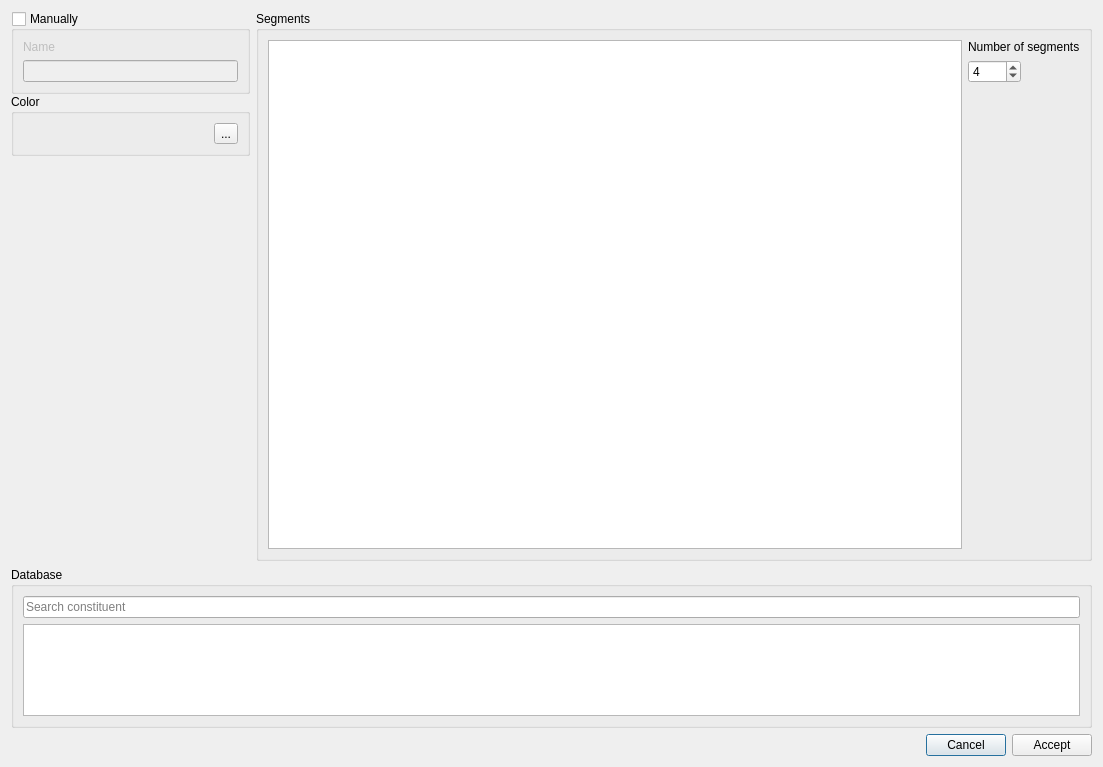
<?xml version="1.0" encoding="UTF-8"?>
<ui version="4.0">
 <class>ConstituentsDialog</class>
 <widget class="QDialog" name="ConstituentsDialog">
  <property name="geometry">
   <rect>
    <x>0</x>
    <y>0</y>
    <width>1103</width>
    <height>767</height>
   </rect>
  </property>
  <property name="windowTitle">
   <string>Constituent and Segments settings</string>
  </property>
  <layout class="QVBoxLayout" name="verticalLayout_2">
   <item>
    <widget class="QWidget" name="widget_3" native="true">
     <property name="sizePolicy">
      <sizepolicy hsizetype="Preferred" vsizetype="Expanding">
       <horstretch>0</horstretch>
       <verstretch>7</verstretch>
      </sizepolicy>
     </property>
     <property name="maximumSize">
      <size>
       <width>16777215</width>
       <height>550</height>
      </size>
     </property>
     <layout class="QHBoxLayout" name="horizontalLayout_2">
      <property name="leftMargin">
       <number>0</number>
      </property>
      <property name="topMargin">
       <number>0</number>
      </property>
      <property name="rightMargin">
       <number>0</number>
      </property>
      <property name="bottomMargin">
       <number>0</number>
      </property>
      <item>
       <widget class="QWidget" name="widget_4" native="true">
        <property name="sizePolicy">
         <sizepolicy hsizetype="Minimum" vsizetype="Preferred">
          <horstretch>2</horstretch>
          <verstretch>0</verstretch>
         </sizepolicy>
        </property>
        <layout class="QVBoxLayout" name="verticalLayout">
         <property name="spacing">
          <number>0</number>
         </property>
         <property name="leftMargin">
          <number>0</number>
         </property>
         <property name="topMargin">
          <number>0</number>
         </property>
         <property name="rightMargin">
          <number>0</number>
         </property>
         <item>
          <widget class="QGroupBox" name="f_manuallyGroupBox">
           <property name="sizePolicy">
            <sizepolicy hsizetype="Preferred" vsizetype="Preferred">
             <horstretch>0</horstretch>
             <verstretch>0</verstretch>
            </sizepolicy>
           </property>
           <property name="title">
            <string>Manually</string>
           </property>
           <property name="checkable">
            <bool>true</bool>
           </property>
           <property name="checked">
            <bool>false</bool>
           </property>
           <layout class="QGridLayout" name="gridLayout_6">
            <item row="1" column="0">
             <widget class="QLineEdit" name="f_name">
              <property name="sizePolicy">
               <sizepolicy hsizetype="Preferred" vsizetype="Fixed">
                <horstretch>0</horstretch>
                <verstretch>0</verstretch>
               </sizepolicy>
              </property>
             </widget>
            </item>
            <item row="0" column="0">
             <widget class="QLabel" name="label_2">
              <property name="text">
               <string>Name</string>
              </property>
             </widget>
            </item>
           </layout>
          </widget>
         </item>
         <item>
          <widget class="QGroupBox" name="groupBox">
           <property name="sizePolicy">
            <sizepolicy hsizetype="Preferred" vsizetype="Preferred">
             <horstretch>0</horstretch>
             <verstretch>0</verstretch>
            </sizepolicy>
           </property>
           <property name="title">
            <string>Color</string>
           </property>
           <layout class="QGridLayout" name="gridLayout_4">
            <item row="0" column="0">
             <widget class="QLabel" name="f_color">
              <property name="text">
               <string/>
              </property>
             </widget>
            </item>
            <item row="0" column="1">
             <widget class="QToolButton" name="f_colorSelect">
              <property name="text">
               <string>...</string>
              </property>
             </widget>
            </item>
           </layout>
          </widget>
         </item>
         <item>
          <spacer name="verticalSpacer_2">
           <property name="orientation">
            <enum>Qt::Vertical</enum>
           </property>
           <property name="sizeHint" stdset="0">
            <size>
             <width>115</width>
             <height>340</height>
            </size>
           </property>
          </spacer>
         </item>
        </layout>
       </widget>
      </item>
      <item>
       <widget class="QWidget" name="widget_5" native="true">
        <property name="sizePolicy">
         <sizepolicy hsizetype="Expanding" vsizetype="Preferred">
          <horstretch>7</horstretch>
          <verstretch>0</verstretch>
         </sizepolicy>
        </property>
        <layout class="QGridLayout" name="gridLayout_2">
         <property name="leftMargin">
          <number>0</number>
         </property>
         <property name="topMargin">
          <number>0</number>
         </property>
         <property name="rightMargin">
          <number>0</number>
         </property>
         <property name="bottomMargin">
          <number>0</number>
         </property>
         <property name="spacing">
          <number>0</number>
         </property>
         <item row="0" column="0">
          <widget class="QGroupBox" name="f_segmentsGroupBox">
           <property name="sizePolicy">
            <sizepolicy hsizetype="Expanding" vsizetype="Expanding">
             <horstretch>0</horstretch>
             <verstretch>5</verstretch>
            </sizepolicy>
           </property>
           <property name="title">
            <string>Segments</string>
           </property>
           <layout class="QGridLayout" name="gridLayout_5">
            <item row="0" column="0">
             <widget class="QTableView" name="f_segmentsView">
              <attribute name="verticalHeaderMinimumSectionSize">
               <number>20</number>
              </attribute>
              <attribute name="verticalHeaderDefaultSectionSize">
               <number>25</number>
              </attribute>
             </widget>
            </item>
            <item row="0" column="1">
             <layout class="QGridLayout" name="gridLayout_3">
              <item row="3" column="0">
               <spacer name="verticalSpacer">
                <property name="orientation">
                 <enum>Qt::Vertical</enum>
                </property>
                <property name="sizeHint" stdset="0">
                 <size>
                  <width>20</width>
                  <height>73</height>
                 </size>
                </property>
               </spacer>
              </item>
              <item row="0" column="0" colspan="2">
               <widget class="QLabel" name="label">
                <property name="text">
                 <string>Number of segments</string>
                </property>
               </widget>
              </item>
              <item row="2" column="0">
               <widget class="QSpinBox" name="f_segmentsNumber">
                <property name="minimum">
                 <number>1</number>
                </property>
                <property name="maximum">
                 <number>8</number>
                </property>
                <property name="value">
                 <number>4</number>
                </property>
               </widget>
              </item>
             </layout>
            </item>
           </layout>
          </widget>
         </item>
        </layout>
       </widget>
      </item>
     </layout>
    </widget>
   </item>
   <item>
    <widget class="QGroupBox" name="f_databaseGroupBox">
     <property name="sizePolicy">
      <sizepolicy hsizetype="Preferred" vsizetype="Preferred">
       <horstretch>0</horstretch>
       <verstretch>2</verstretch>
      </sizepolicy>
     </property>
     <property name="title">
      <string>Database</string>
     </property>
     <layout class="QGridLayout" name="gridLayout">
      <item row="0" column="0" colspan="2">
       <widget class="QLineEdit" name="f_search">
        <property name="placeholderText">
         <string>Search constituent</string>
        </property>
        <property name="clearButtonEnabled">
         <bool>true</bool>
        </property>
       </widget>
      </item>
      <item row="1" column="0" colspan="2">
       <widget class="MyView" name="f_databaseView">
        <property name="editTriggers">
         <set>QAbstractItemView::NoEditTriggers</set>
        </property>
        <property name="alternatingRowColors">
         <bool>true</bool>
        </property>
        <property name="rootIsDecorated">
         <bool>false</bool>
        </property>
        <property name="itemsExpandable">
         <bool>false</bool>
        </property>
        <property name="sortingEnabled">
         <bool>true</bool>
        </property>
        <property name="expandsOnDoubleClick">
         <bool>false</bool>
        </property>
       </widget>
      </item>
     </layout>
    </widget>
   </item>
   <item>
    <layout class="QHBoxLayout" name="horizontalLayout">
     <item>
      <spacer name="horizontalSpacer">
       <property name="orientation">
        <enum>Qt::Horizontal</enum>
       </property>
       <property name="sizeHint" stdset="0">
        <size>
         <width>40</width>
         <height>20</height>
        </size>
       </property>
      </spacer>
     </item>
     <item>
      <widget class="QPushButton" name="pushButton_2">
       <property name="text">
        <string>Cancel</string>
       </property>
      </widget>
     </item>
     <item>
      <widget class="QPushButton" name="pushButton">
       <property name="text">
        <string>Accept</string>
       </property>
      </widget>
     </item>
    </layout>
   </item>
  </layout>
 </widget>
 <customwidgets>
  <customwidget>
   <class>MyView</class>
   <extends>QTreeView</extends>
   <header>myview.h</header>
  </customwidget>
 </customwidgets>
 <resources/>
 <connections>
  <connection>
   <sender>pushButton</sender>
   <signal>clicked()</signal>
   <receiver>ConstituentsDialog</receiver>
   <slot>accept()</slot>
   <hints>
    <hint type="sourcelabel">
     <x>478</x>
     <y>598</y>
    </hint>
    <hint type="destinationlabel">
     <x>553</x>
     <y>582</y>
    </hint>
   </hints>
  </connection>
  <connection>
   <sender>pushButton_2</sender>
   <signal>clicked()</signal>
   <receiver>ConstituentsDialog</receiver>
   <slot>reject()</slot>
   <hints>
    <hint type="sourcelabel">
     <x>373</x>
     <y>601</y>
    </hint>
    <hint type="destinationlabel">
     <x>258</x>
     <y>589</y>
    </hint>
   </hints>
  </connection>
 </connections>
</ui>
